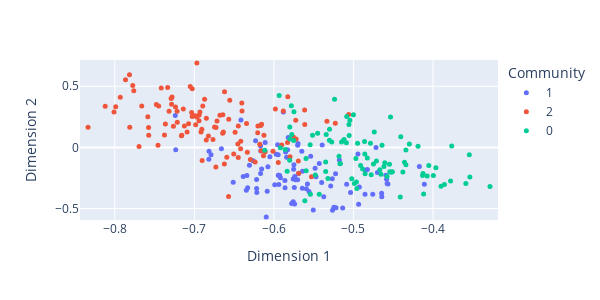

Notebook cell for this chart:
### Code cell
title="MMSBM with n=300 nodes embedded with UASE into d=2 dimensions"
T=1

yadf = pd.DataFrame(ya[:, 0:2])
yadf.columns = ["Dimension {}".format(i + 1) for i in range(yadf.shape[1])]
yadf["Time"] = np.repeat([t for t in range(T)], n)
yadf["Community"] = list(largest_prob) 
yadf["Community"] = yadf["Community"].astype(str)
pad_x = (max(ya[:, 0]) - min(ya[:, 0])) / 50
pad_y = (max(ya[:, 1]) - min(ya[:, 1])) / 50
fig = px.scatter(
    yadf,
    x="Dimension 1",
    y="Dimension 2",
    color="Community",
    animation_frame="Time",
    range_x=[min(ya[:, 0]) - pad_x, max(ya[:, 0]) + pad_x],
    range_y=[min(ya[:, 1]) - pad_y, max(ya[:, 1]) + pad_y])

# fig.update_layout(title=title, title_font_size=14)
fig.update_traces(marker=dict(size=5))  # Adjust the size as desired
fig.update_layout(
    width=600,  # Adjust width as desired
    height=300,  # Adjust height as desired
)

fig.write_image("MMSBM_n300_UASE_d2.png")

fig.show()
